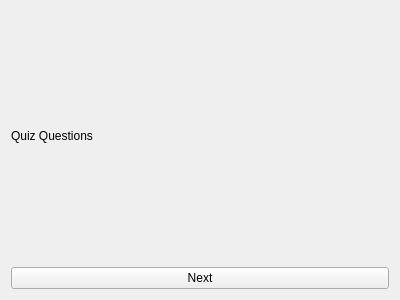
<?xml version="1.0" encoding="UTF-8"?>
<ui version="4.0">
 <class>Form</class>
 <widget class="QWidget" name="Form">
  <property name="geometry">
   <rect>
    <x>0</x>
    <y>0</y>
    <width>400</width>
    <height>300</height>
   </rect>
  </property>
  <property name="windowTitle">
   <string>Form</string>
  </property>
  <layout class="QVBoxLayout" name="verticalLayout_2">
   <item>
    <widget class="QLabel" name="label">
     <property name="text">
      <string>Quiz Questions</string>
     </property>
    </widget>
   </item>
   <item>
    <layout class="QVBoxLayout" name="verticalLayout"/>
   </item>
   <item>
    <widget class="QPushButton" name="next_btn">
     <property name="text">
      <string>Next</string>
     </property>
    </widget>
   </item>
  </layout>
 </widget>
 <resources/>
 <connections/>
</ui>
